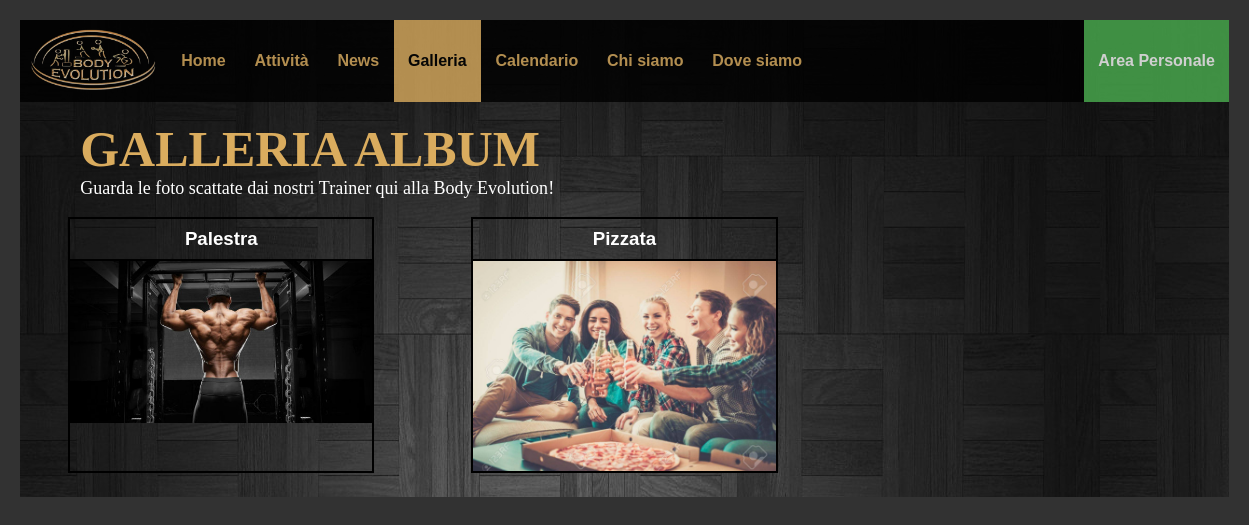
The app's page /PHP/Galleria.php with its own data.
### tables this page shows
CREATE TABLE `galleria` (
  `NomeImmagine` varchar(50) NOT NULL,
  `Data` date NOT NULL,
  `Album` varchar(45) NOT NULL
);

### PHP/config.php (called while the page is built, shortened)
<?php
function query($sql)
{
    global $connessione;
    $res = mysqli_query($connessione, $sql);
    return $res;
}
?>

### PHP/Galleria.php (the view, shortened to what this page needs)
<?php
	require_once('config.php');
    $head = file_get_contents("../Templates/headerGallery.txt");
	$logout = "<button id=\"logoutButton\" onclick=\"window.location.href='logout.php'\">Logout</button>";
	$login = "<button onclick=\"window.location.href='../HTML/AreaPersonale.html'\">Area Personale</button>";
	$adminPanel = "<button onclick=\"window.location.href='AdminPanel.php'\">Admin Panel</button>";
	$userPanel = "<button onclick=\"window.location.href='UserPanel.php'\">User Panel</button>";
	$closediv = "</div>";
	$closebody = "</body>";
	$closehtml = "</html>";
    $query=query("
		SELECT NomeImmagine, Album
		FROM galleria
		GROUP BY Album, NomeImmagine;
	");
    echo $head;
	if(isset($_SESSION['user_code']) && $_SESSION['user_type'] == 'admin') {
		echo $logout;
		echo $adminPanel;
	} else if(isset($_SESSION['user_code']) && $_SESSION['user_type'] == 'user') {
		echo $logout;
		echo $userPanel;
	} else {
		echo $login;
	}
	echo $closediv;
	echo $closediv;
	$title = "<div id=\"Presentazione\">
				<h1 id=\"titoloPagina\">GALLERIA ALBUM</h1>
				<p>Guarda le foto scattate dai nostri Trainer qui alla <span lang=\"en\">Body Evolution</span>!</p>
			</div>";
	echo $title;
    $opendiv = "<div class=\"gallerymain\">";
    echo $opendiv;
    $aux=null; $stampa=null;
    while($row = mysqli_fetch_assoc($query))
            {
                if($aux==null)
                    {
                    $stampa = "<a href=\"templategalleria.php?album=".$row['Album']."\"><div class=\"album\"> <h3 class=\"albumname\">".$row['Album']."</h3><img class=\"galleryimg\" src=\"../galleria/".$row['Album'].'/'.$row['NomeImmagine']."\" alt=\"Immagine dell'album ".$row['Album']."\"></div></a>";
                        $aux=$row['Album'];
                    }
                else if($row['Album']!=$aux)
                {
                    echo $stampa;
                    $stampa="<a href=\"templategalleria.php?album=".$row['Album']."\"><div class=\"album\"> <h3 class=\"albumname\">".$row['Album']."</h3><img class=\"galleryimg\" src=\"../galleria/".$row['Album'].'/'.$row['NomeImmagine']."\" alt=\"Immagine dell'album ".$row['Album']."\"/></div></a>";
                    $aux=$row['Album'];
                }
            }
    echo $stampa;
    echo $closediv;
	echo $closebody;
	echo $closehtml;
?>

### CSS/Desktop.css (style rules this page uses)
* { padding: 0; margin: 0; }
html, body { margin: 0; padding: 0; font-size: 100%; font-family: Verdana, Arial, Helvetica, sans-serif; background-color: #323232; }
#contenitore { margin: 1.5%; border: 1px solid #323232; background-image: url("../IMAGES/sfondo.jpg"); }
#Intestazione { position: sticky; top: 0; z-index: 5; background-color: #000; opacity: 0.8; }
#logo { float: left; padding: 0.3em; width: 9.19em; }
.Menu { overflow: hidden; }
.Menu a { float: left; display: block; color: #DAAC5E; text-align: center; font-weight: bold; padding: 2em 0.9em; text-decoration: none; width: auto; }
.Menu a.active { color: #000; background-color: #DAAC5E; cursor: default; }
.Menu button { float: right; display: block; color: white; background-color: #4CAF50; padding: 2em 0.9em; width: auto; border: none; font-size: 100%; font-weight: bold; font-family: Verdana, Arial, Helvetica, sans-serif; cursor: pointer; }
#Presentazione { color: #DAAC5E; font-family: Verdana; position: relative; font-size: 18px; text-align: left; left: 5%; margin-top: 1em; margin-bottom: 1em; }
#Presentazione p { color:white; }
#titoloPagina { font-size: 50px; }
.gallerymain { display:table; width:100%; }
.album { border:2px solid black; float:left; align-items: center; width:25.33% ; margin:0% 4% 2% 4%; overflow: hidden; height:16em; }
.album .albumname { border-bottom: 2px solid black; font-weight: bold; color:white; text-align: center; padding:0.5em; }
.album .galleryimg { float:left; width: 100%; }
*,:after,:before { box-sizing:border-box; }
a { color:inherit; text-decoration:none; }

### CSS/Mobile.css (style rules this page uses)
* { padding: 0; margin: 0; }
html, body { margin: 0; padding: 0; font-size: 100%; font-family: Verdana, Arial, Helvetica, sans-serif; background-color: #323232; }
#contenitore { margin: 0; border: 0; }
#Intestazione { position: sticky; top: 0; z-index: 1; background-color: #000; opacity: 0.8; }
#logo { float: none; padding: 0.3em; width: 30%; margin-left: 22%; }
.Menu { overflow: hidden; }
.Menu a { display: none; }
.Menu a.active { color: #000; background-color: #DAAC5E; cursor: default; }
.Menu button { display: none; }
.active { background-color: #DAAC5E; }

### CSS/Print.css (style rules this page uses)
html, body { font-size: 12pt; max-width: 1024px; margin: auto; font-family: Times New Roman, Times, serif; text-align: justify; position: relative; }
.Menu, .sandwich, #user, #logofooter, #logofacebook, .container, .logo, #Coni, #asi { display: none; }
#logo { display: none; }
.galleryimg, .gallerypicmini, .backbutton { display: none; }

### records on screen
galleria: galleria.Album+NomeImmagine (picture), Album "Pizzata", Album+NomeImmagine (picture)
galleria: Album "Palestra"

### other values on screen
$head "Home Attività News Galleria Calendario Chi siamo Dove siamo"
